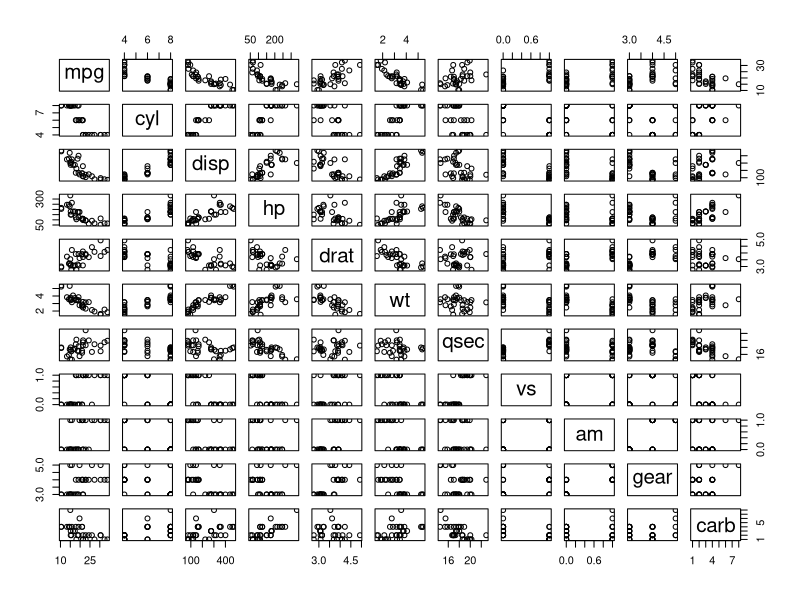
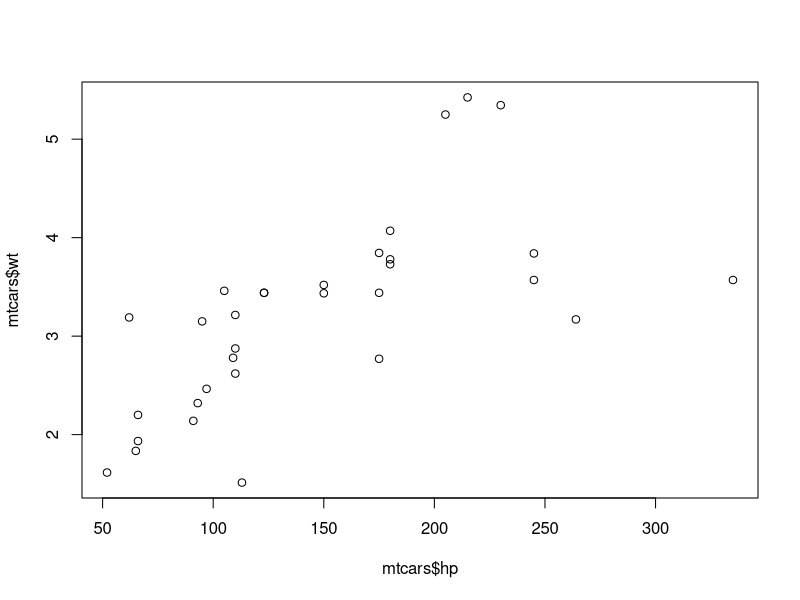
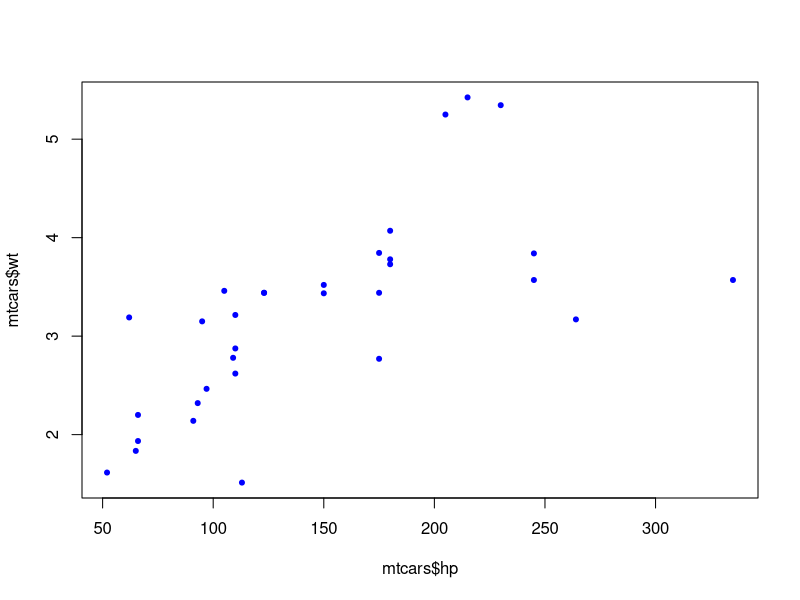
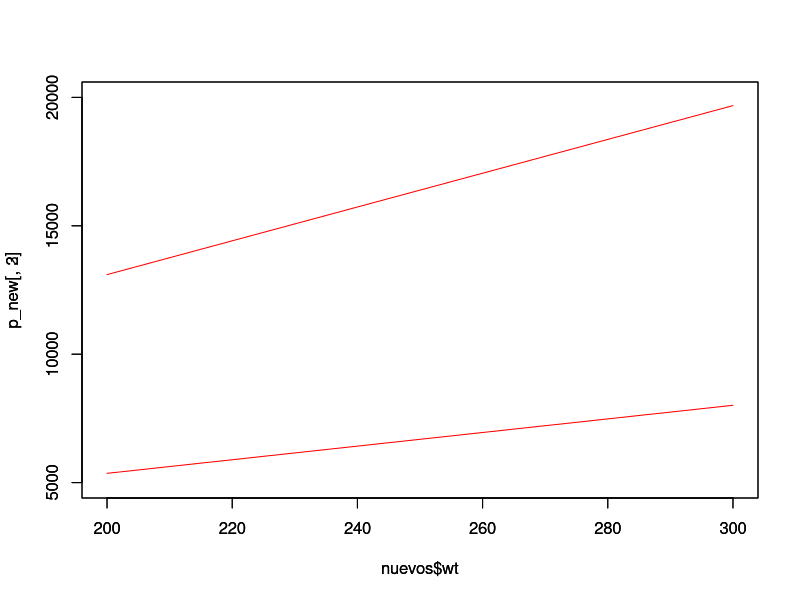

Reproduce these figures in R, in order.
View(mtcars)
mtcars
summary(mtcars)
pairs(mtcars)

plot(mtcars$hp,mtcars$wt)

#Que es la variable dependiente e independientew (cual va en eje x y y)

#Modelo linear
#abajo del intercept dice el nombre de la variable que aumenta (en X) y el valor es el de la pendiente
#Entender los niveles de significancia
fit <- lm(hp~wt, data = mtcars)
summary(fit)
qt(0.95,nrow(mtcars)-1)

#intervalo de confianza
#bota int. de confianza de Beta0 y Beta1
#por defecto el nivel de confianza es de 0.95
confint(fit, level = 0.9)


#Parametro 200: representa el nuevo valor de la variable elegida, en este caso wt

#Estimar intervalo de confianza para el valor  de la varable dependiente
nuevos <-  data.frame(wt = seq(200,300, by = 5))

p_new <- predict(fit, nuevos, interval="predict") #nuevos datos

#Estimar intervalo de confianza para el valor esperado de la varable dependiente
p_mean <- predict(fit, nuevos, interval="confidence") #Media
plot(mtcars$hp, mtcars$wt, pch = 20, col = "blue")
plot(nuevos$wt , p_new[,2], col = "red", type="l", ylim = c(5000,20000))
par(new = T)
plot(nuevos$wt , p_new[,3], col = "red", type="l", ylim = c(5000,20000))
par(new = T)
